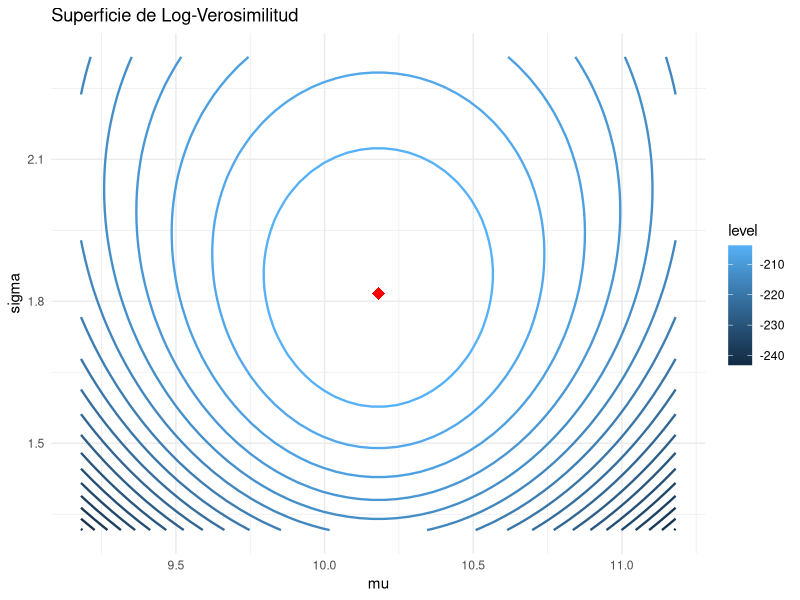

Reproduce this figure in R.
# ==============================================================================
# CAPÍTULO 2: MÁXIMA VEROSIMILITUD
# ==============================================================================

cat("=== ESTIMACIÓN POR MÁXIMA VEROSIMILITUD ===\n\n")
set.seed(123)

n <- 100
mu_verdadero <- 10
sigma_verdadero <- 2
datos <- rnorm(n, mean = mu_verdadero, sd = sigma_verdadero)

mu_hat <- mean(datos)
sigma_hat_sesgado <- sqrt(sum((datos - mu_hat)^2) / n)
sigma_hat_insesgado <- sd(datos)

cat("--- Estimadores MLE ---\n")
cat("μ̂ (MLE) =", round(mu_hat, 4), "\n")
cat("σ̂ sesgado =", round(sigma_hat_sesgado, 4), "\n")
cat("σ̂ insesgado =", round(sigma_hat_insesgado, 4), "\n\n")

se_mu <- sigma_hat_insesgado / sqrt(n)
se_sigma <- sigma_hat_insesgado / sqrt(2 * n)

cat("SE(μ̂) =", round(se_mu, 4), "\n")
cat("SE(σ̂) =", round(se_sigma, 4), "\n\n")

ic_mu_lower <- mu_hat - 1.96 * se_mu
ic_mu_upper <- mu_hat + 1.96 * se_mu

cat("IC 95% para μ: [", round(ic_mu_lower, 3), ",", round(ic_mu_upper, 3), "]\n\n")

library(ggplot2)

mu_seq <- seq(mu_hat - 1, mu_hat + 1, length.out = 50)
sigma_seq <- seq(sigma_hat_sesgado - 0.5, sigma_hat_sesgado + 0.5, length.out = 50)

loglik_surface <- expand.grid(mu = mu_seq, sigma = sigma_seq)
loglik_surface$loglik <- apply(loglik_surface, 1, function(params) {
  sum(dnorm(datos, mean = params[1], sd = params[2], log = TRUE))
})

p <- ggplot(loglik_surface, aes(x = mu, y = sigma, z = loglik)) +
  geom_contour(aes(color = after_stat(level)), bins = 20, size = 0.8) +
  geom_point(aes(x = mu_hat, y = sigma_hat_sesgado), 
             color = "red", size = 4, shape = 18) +
  labs(title = "Superficie de Log-Verosimilitud") +
  theme_minimal()

ggsave("../figuras/superficie_verosimilitud.pdf", p, width = 8, height = 6)
cat("Gráfico guardado\n")
